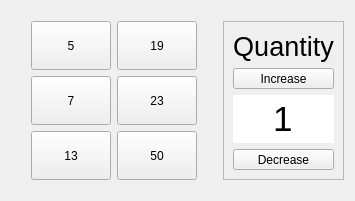
            <widget class="QWidget" name="extra_messing">
             <attribute name="title">
              <string>Extra Messing</string>
             </attribute>
             <layout class="QGridLayout" name="gridLayout_4">
              <item row="1" column="1">
               <layout class="QGridLayout" name="gridLayout_5">
                <item row="0" column="0">
                 <widget class="QPushButton" name="pushButton">
                  <property name="sizePolicy">
                   <sizepolicy hsizetype="Expanding" vsizetype="Expanding">
                    <horstretch>0</horstretch>
                    <verstretch>0</verstretch>
                   </sizepolicy>
                  </property>
                  <property name="text">
                   <string>5</string>
                  </property>
                 </widget>
                </item>
                <item row="0" column="1">
                 <widget class="QPushButton" name="pushButton_2">
                  <property name="sizePolicy">
                   <sizepolicy hsizetype="Expanding" vsizetype="Expanding">
                    <horstretch>0</horstretch>
                    <verstretch>0</verstretch>
                   </sizepolicy>
                  </property>
                  <property name="text">
                   <string>19</string>
                  </property>
                 </widget>
                </item>
                <item row="1" column="0">
                 <widget class="QPushButton" name="pushButton_3">
                  <property name="sizePolicy">
                   <sizepolicy hsizetype="Expanding" vsizetype="Expanding">
                    <horstretch>0</horstretch>
                    <verstretch>0</verstretch>
                   </sizepolicy>
                  </property>
                  <property name="text">
                   <string>7</string>
                  </property>
                 </widget>
                </item>
                <item row="1" column="1">
                 <widget class="QPushButton" name="pushButton_4">
                  <property name="sizePolicy">
                   <sizepolicy hsizetype="Expanding" vsizetype="Expanding">
                    <horstretch>0</horstretch>
                    <verstretch>0</verstretch>
                   </sizepolicy>
                  </property>
                  <property name="text">
                   <string>23</string>
                  </property>
                 </widget>
                </item>
                <item row="2" column="0">
                 <widget class="QPushButton" name="pushButton_5">
                  <property name="sizePolicy">
                   <sizepolicy hsizetype="Expanding" vsizetype="Expanding">
                    <horstretch>0</horstretch>
                    <verstretch>0</verstretch>
                   </sizepolicy>
                  </property>
                  <property name="text">
                   <string>13</string>
                  </property>
                 </widget>
                </item>
                <item row="2" column="1">
                 <widget class="QPushButton" name="pushButton_6">
                  <property name="sizePolicy">
                   <sizepolicy hsizetype="Expanding" vsizetype="Expanding">
                    <horstretch>0</horstretch>
                    <verstretch>0</verstretch>
                   </sizepolicy>
                  </property>
                  <property name="text">
                   <string>50</string>
                  </property>
                 </widget>
                </item>
               </layout>
              </item>
              <item row="0" column="1">
               <spacer name="verticalSpacer_5">
                <property name="orientation">
                 <enum>Qt::Vertical</enum>
                </property>
                <property name="sizeType">
                 <enum>QSizePolicy::Fixed</enum>
                </property>
                <property name="sizeHint" stdset="0">
                 <size>
                  <width>20</width>
                  <height>10</height>
                 </size>
                </property>
               </spacer>
              </item>
              <item row="1" column="2">
               <spacer name="horizontalSpacer_6">
                <property name="orientation">
                 <enum>Qt::Horizontal</enum>
                </property>
                <property name="sizeType">
                 <enum>QSizePolicy::Fixed</enum>
                </property>
                <property name="sizeHint" stdset="0">
                 <size>
                  <width>20</width>
                  <height>20</height>
                 </size>
                </property>
               </spacer>
              </item>
              <item row="2" column="1">
               <spacer name="verticalSpacer_6">
                <property name="orientation">
                 <enum>Qt::Vertical</enum>
                </property>
                <property name="sizeType">
                 <enum>QSizePolicy::Fixed</enum>
                </property>
                <property name="sizeHint" stdset="0">
                 <size>
                  <width>20</width>
                  <height>10</height>
                 </size>
                </property>
               </spacer>
              </item>
              <item row="1" column="0">
               <spacer name="horizontalSpacer_5">
                <property name="orientation">
                 <enum>Qt::Horizontal</enum>
                </property>
                <property name="sizeType">
                 <enum>QSizePolicy::Fixed</enum>
                </property>
                <property name="sizeHint" stdset="0">
                 <size>
                  <width>20</width>
                  <height>20</height>
                 </size>
                </property>
               </spacer>
              </item>
              <item row="1" column="3">
               <widget class="QFrame" name="frame_3">
                <property name="sizePolicy">
                 <sizepolicy hsizetype="Expanding" vsizetype="Preferred">
                  <horstretch>0</horstretch>
                  <verstretch>0</verstretch>
                 </sizepolicy>
                </property>
                <property name="maximumSize">
                 <size>
                  <width>400</width>
                  <height>16777215</height>
                 </size>
                </property>
                <property name="frameShape">
                 <enum>QFrame::StyledPanel</enum>
                </property>
                <property name="frameShadow">
                 <enum>QFrame::Raised</enum>
                </property>
                <layout class="QGridLayout" name="gridLayout_18">
                 <item row="2" column="0">
                  <widget class="QSpinBox" name="spinBox_val">
                   <property name="sizePolicy">
                    <sizepolicy hsizetype="Expanding" vsizetype="Expanding">
                     <horstretch>0</horstretch>
                     <verstretch>0</verstretch>
                    </sizepolicy>
                   </property>
                   <property name="maximumSize">
                    <size>
                     <width>16777215</width>
                     <height>50</height>
                    </size>
                   </property>
                   <property name="font">
                    <font>
                     <pointsize>26</pointsize>
                     <kerning>true</kerning>
                    </font>
                   </property>
                   <property name="focusPolicy">
                    <enum>Qt::NoFocus</enum>
                   </property>
                   <property name="contextMenuPolicy">
                    <enum>Qt::DefaultContextMenu</enum>
                   </property>
                   <property name="styleSheet">
                    <string notr="true">spinBox_val:focus{
border:none;
outline:none
}</string>
                   </property>
                   <property name="frame">
                    <bool>false</bool>
                   </property>
                   <property name="alignment">
                    <set>Qt::AlignCenter</set>
                   </property>
                   <property name="readOnly">
                    <bool>true</bool>
                   </property>
                   <property name="buttonSymbols">
                    <enum>QAbstractSpinBox::NoButtons</enum>
                   </property>
                   <property name="specialValueText">
                    <string/>
                   </property>
                   <property name="accelerated">
                    <bool>true</bool>
                   </property>
                   <property name="keyboardTracking">
                    <bool>true</bool>
                   </property>
                   <property name="value">
                    <number>1</number>
                   </property>
                  </widget>
                 </item>
                 <item row="0" column="0">
                  <widget class="QLabel" name="label_13">
                   <property name="font">
                    <font>
                     <pointsize>20</pointsize>
                    </font>
                   </property>
                   <property name="text">
                    <string>Quantity</string>
                   </property>
                   <property name="alignment">
                    <set>Qt::AlignCenter</set>
                   </property>
                  </widget>
                 </item>
                 <item row="1" column="0">
                  <widget class="QToolButton" name="toolButton_inc_2">
                   <property name="sizePolicy">
                    <sizepolicy hsizetype="Expanding" vsizetype="Expanding">
                     <horstretch>0</horstretch>
                     <verstretch>0</verstretch>
                    </sizepolicy>
                   </property>
                   <property name="focusPolicy">
                    <enum>Qt::TabFocus</enum>
                   </property>
                   <property name="text">
                    <string>Increase</string>
                   </property>
                   <property name="icon">
                    <iconset resource="resources.qrc">
                     <normaloff>:/images/up-circle.png</normaloff>:/images/up-circle.png</iconset>
                   </property>
                   <property name="iconSize">
                    <size>
                     <width>52</width>
                     <height>52</height>
                    </size>
                   </property>
                  </widget>
                 </item>
                 <item row="3" column="0">
                  <widget class="QToolButton" name="toolButton_dec_2">
                   <property name="sizePolicy">
                    <sizepolicy hsizetype="Expanding" vsizetype="Expanding">
                     <horstretch>0</horstretch>
                     <verstretch>0</verstretch>
                    </sizepolicy>
                   </property>
                   <property name="text">
                    <string>Decrease</string>
                   </property>
                   <property name="icon">
                    <iconset resource="resources.qrc">
                     <normaloff>:/images/down-circle.png</normaloff>:/images/down-circle.png</iconset>
                   </property>
                   <property name="iconSize">
                    <size>
                     <width>60</width>
                     <height>60</height>
                    </size>
                   </property>
                  </widget>
                 </item>
                </layout>
               </widget>
              </item>
             </layout>
            </widget>
